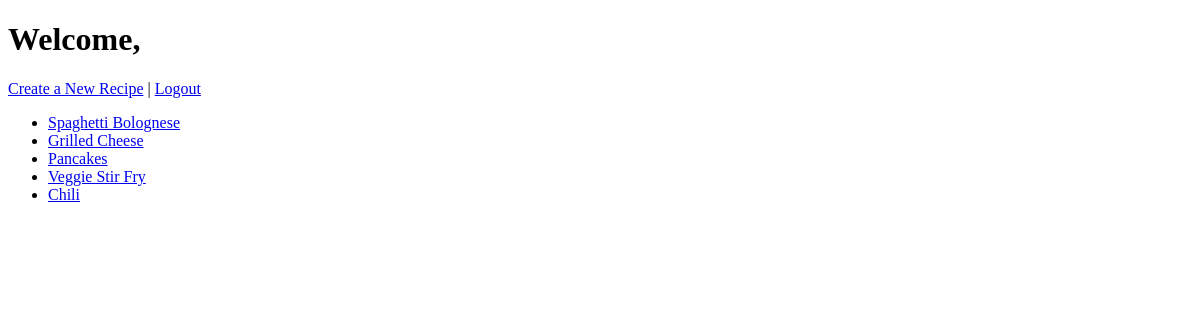
Before: / (signed in) with the older database file.
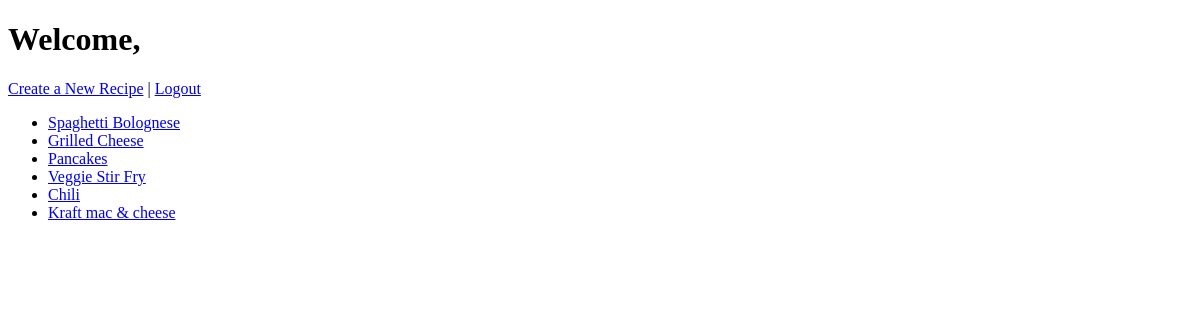
After: the same page with the newer database file.
### tables this page shows
CREATE TABLE recipes (
            id INTEGER PRIMARY KEY AUTOINCREMENT,
            title TEXT NOT NULL,
            ingredients TEXT,
            steps TEXT,
            notes TEXT,
            tags TEXT,
            user_id INTEGER,
            forked_from INTEGER,
            FOREIGN KEY(user_id) REFERENCES users(id),
            FOREIGN KEY(forked_from) REFERENCES recipes(id)
        );

### gitgrub.py (the view)
@app.route("/")
def home():
    user_id = request.cookies.get('YourSessionCookie')
    if user_id:
        user = get_user(user_id)
        if user:
            conn = sqlite3.connect(DB_PATH)
            conn.row_factory = sqlite3.Row
            cursor = conn.cursor()
            cursor.execute("SELECT * FROM recipes")
            recipes = cursor.fetchall()
            conn.close()
            return render_template('recipe_list.html', user=user, recipes=recipes)
    return redirect(url_for('login'))

### seed.py (called while the page is built)
def get_user(user_id):
    conn = sqlite3.connect(DB_PATH)
    cursor = conn.cursor()
    cursor.execute("SELECT id FROM users WHERE id = ?", (user_id))
    user = cursor.fetchone()
    conn.close()
    if user:
        return {
            "id": user[0]
        }
    else:
        return None

### templates/recipe_list.html (shortened to what this page needs)
<!DOCTYPE html>
<html>
<head>
</head>
<body>
    <h1>Welcome, {{ user['email'] }}</h1>
    <a href="{{ url_for('create_recipe') }}">Create a New Recipe</a> |
    <a href="{{ url_for('logout') }}">Logout</a>
    <ul>
        {% for recipe in recipes %}
            <li>
                <a href="{{ url_for('recipe_detail', recipe_id=recipe['id']) }}">{{ recipe['title'] }}</a>
            </li>
        {% endfor %}
    </ul>
</body>
</html>

Changed rows visible on the page:
added recipes: title "Kraft mac & cheese"
